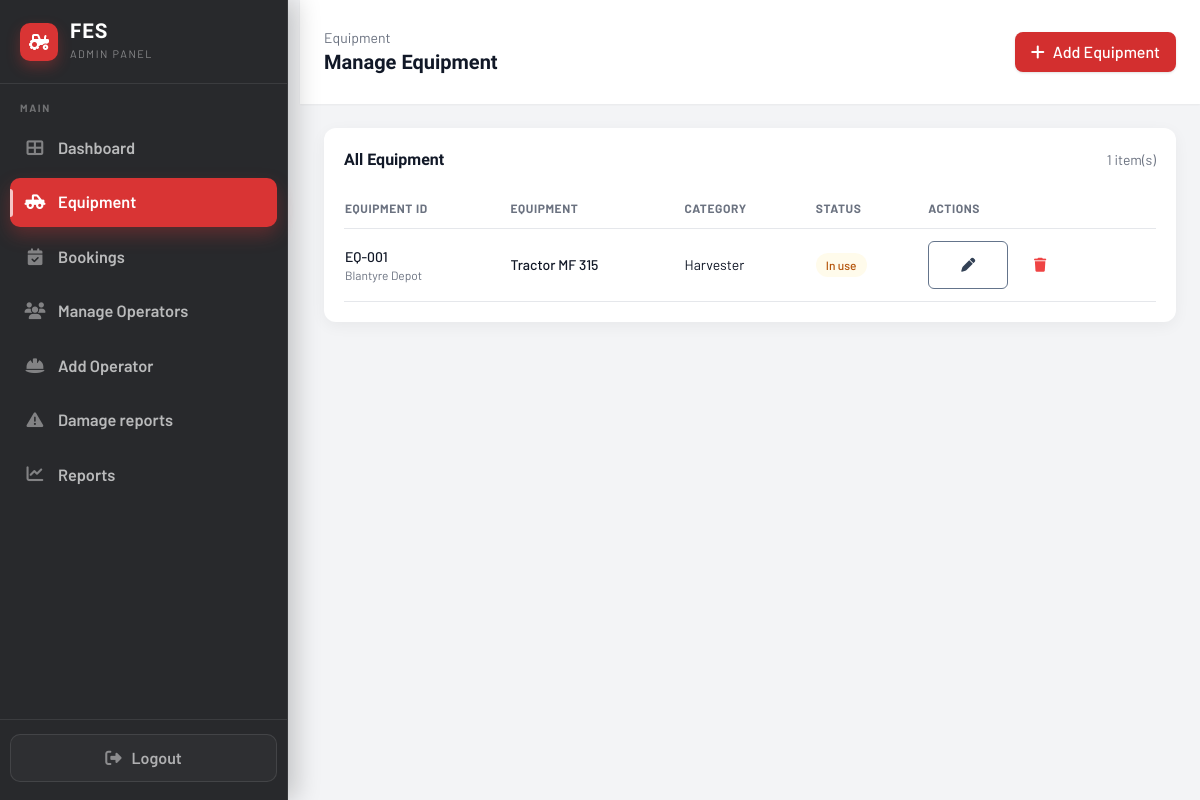
Page /Pages/admin/equipment.php (signed in) on the committed database.
### tables this page shows
CREATE TABLE IF NOT EXISTS `equipment` (
  `id` int NOT NULL AUTO_INCREMENT,
  `equipment_name` varchar(255) NOT NULL,
  `category` varchar(100) NOT NULL,
  `equipment_id` varchar(100) NOT NULL,
  `model` varchar(255) DEFAULT NULL,
  `description` text NOT NULL,
  `status` enum('available','in_use','maintenance','retired') NOT NULL DEFAULT 'available',
  `location` varchar(255) NOT NULL,
  `operator_id` int DEFAULT NULL,
  `purchase_date` date DEFAULT NULL,
  `daily_rate` decimal(10,2) NOT NULL,
  `hourly_rate` decimal(10,2) DEFAULT '0.00',
  `per_hectare_rate` decimal(10,2) DEFAULT NULL,
  `fuel_type` varchar(50) DEFAULT NULL,
  `total_usage_hours` int DEFAULT '0',
  `year_manufactured` int DEFAULT NULL,
  `weight_kg` decimal(10,2) DEFAULT NULL,
  `last_maintenance` date DEFAULT NULL,
  `icon` varchar(100) NOT NULL,
  `image_path` varchar(500) DEFAULT NULL,
  `created_at` timestamp NULL DEFAULT CURRENT_TIMESTAMP,
  `updated_at` timestamp NULL DEFAULT CURRENT_TIMESTAMP ON UPDATE CURRENT_TIMESTAMP,
  PRIMARY KEY (`id`),
  KEY `operator_id` (`operator_id`)
);

### Pages/admin/equipment.php (the view, shortened to what this page needs)
<?php
$equipment = [];
try {
    $conn = getDBConnection();
    $eqSql = "
        SELECT
            e.id,
            e.equipment_id,
            e.equipment_name,
            e.category,
            e.model,
            e.description,
            e.status,
            e.location,
            e.purchase_date,
            e.daily_rate,
            e.hourly_rate,
            e.per_hectare_rate,
            e.fuel_type,
            e.total_usage_hours,
            e.year_manufactured,
            e.weight_kg,
            e.last_maintenance,
            e.icon,
            e.image_path
        FROM equipment e
        ORDER BY e.created_at DESC, e.id DESC
    ";
    $eqRes = $conn->query($eqSql);
    if ($eqRes) {
        while ($row = $eqRes->fetch_assoc()) {
            $equipment[] = $row;
        }
    }
} catch (Exception $e) {
    error_log('Admin equipment page error: ' . $e->getMessage());
    $error = 'Failed to load equipment data.';
}
?>
<!DOCTYPE html>
<html lang="en">
<head>
    <link rel="stylesheet" href="https://cdnjs.cloudflare.com/ajax/libs/font-awesome/6.4.0/css/all.min.css">
    <script src="https://cdn.tailwindcss.com"></script>
</head>
<body>
    <div class="min-h-screen w-full bg-gray-100">
        <?php include __DIR__ . '/include/sidebar.php'; ?>
        <div class="min-h-screen" style="margin-left: 300px; width: calc(100% - 300px);" id="main-content">
            <header class="bg-white px-6 py-7 flex items-center justify-between shadow-sm md:pl-6">
                <div class="flex items-center gap-3">
                    <div>
                        <div class="text-sm text-gray-500">Equipment</div>
                        <h1 class="text-xl font-semibold text-gray-900">Manage Equipment</h1>
                    </div>
                </div>
                <a href="add_equipment.php" class="inline-flex items-center gap-2 bg-fes-red hover:bg-[#b71c1c] text-white font-medium px-4 py-2 rounded-lg shadow transition">
                    <i class="fas fa-plus"></i>
                    Add Equipment
                </a>
            </header>
            <main class="flex-1 overflow-y-auto p-6" style="width: 100%; overflow-x: hidden;">
                <section class="bg-white rounded-xl shadow-card p-5">
                    <div class="flex items-center justify-between mb-4">
                        <h2 class="text-base font-semibold text-gray-900">All Equipment</h2>
                        <span class="text-sm text-gray-500"><?php echo count($equipment); ?> item(s)</span>
                    </div>
                    <div class="overflow-x-auto">
                        <table class="min-w-full">
                            <thead>
                                <tr class="text-left text-xs font-medium text-gray-500 border-b uppercase tracking-wider">
                                    <th class="py-3 pr-4">Equipment ID</th>
                                    <th class="py-3 pr-4">Equipment</th>
                                    <th class="py-3 pr-4">Category</th>
                                    <th class="py-3 pr-4">Status</th>
                                    <th class="py-3">Actions</th>
                                </tr>
                            </thead>
                            <tbody class="text-sm text-gray-900">
                                <?php if (empty($equipment)): ?>
                                    <tr>
                                        <td colspan="5" class="py-10 text-center text-gray-500">No equipment found.</td>
                                    </tr>
                                <?php else: ?>
                                    <?php foreach ($equipment as $row): ?>
                                        <tr class="border-b hover:bg-gray-50">
                                            <td class="py-3 pr-4">
                                                <div class="font-medium"><?php echo htmlspecialchars($row['equipment_id']); ?></div>
                                                <div class="text-xs text-gray-500"><?php echo htmlspecialchars($row['location']); ?></div>
                                            </td>
                                            <td class="py-3 pr-4">
                                                <div class="font-medium"><?php echo htmlspecialchars($row['equipment_name']); ?></div>
                                            </td>
                                            <td class="py-3 pr-4"><?php echo htmlspecialchars(ucfirst($row['category'])); ?></td>
                                            <td class="py-3 pr-4">
                                                <?php
                                                $status = $row['status'];
                                                $cls = 'bg-gray-100 text-gray-700';
                                                if ($status === 'in_use') $cls = 'bg-amber-50 text-amber-700';
                                                ?>
                                                <span class="inline-flex items-center px-2.5 py-1 rounded-full text-xs font-medium <?php echo $cls; ?>">
                                                    <?php echo htmlspecialchars(str_replace('_', ' ', ucfirst($status))); ?>
                                                </span>
                                            </td>
                                            <td class="py-3">
                                                <div class="flex items-center gap-2">
                                                    <button type="button"
                                                        class="row-toggle inline-flex items-center justify-center h-12 w-20 rounded-md border border-slate-500 text-slate-700 hover:bg-slate-50 transition"
                                                        data-target="edit-row-<?php echo (int)$row['id']; ?>"
                                                        title="Edit equipment">
                                                        <i class="fas fa-pen"></i>
                                                    </button>
                                                    <form action="include/process_delete_equipment.php" method="POST" class="inline" onsubmit="return confirm('Delete this equipment permanently?');">
                                                        <button type="submit"
                                                            class="inline-flex items-center justify-center h-12 w-12 rounded-md text-red-500 hover:bg-red-50 transition"
                                                            title="Delete equipment">
                                                            <i class="fas fa-trash"></i>
                                                        </button>
                                                    </form>
                                                </div>
                                            </td>
                                        </tr>
                                    <?php endforeach; ?>
                                <?php endif; ?>
                            </tbody>
                        </table>
                    </div>
                </section>
            </main>
        </div>
    </div>
</body>
</html>

### Pages/admin/equipment.php (style rules this page uses)
* { font-family: 'Barlow', sans-serif; }
h1, h2, h3, h4, .display { font-family: 'Barlow Condensed', sans-serif; }
@media (min-width: 768px) { #main-content { margin-left: 300px !important; width: calc(100% - 300px) !important; } }

### rows in the picture
equipment: equipment "EQ-001", location "Blantyre Depot", equipment_name "Tractor MF 315", category "Harvester", status "In use"

### other values in the picture
count($equipment) "1"
